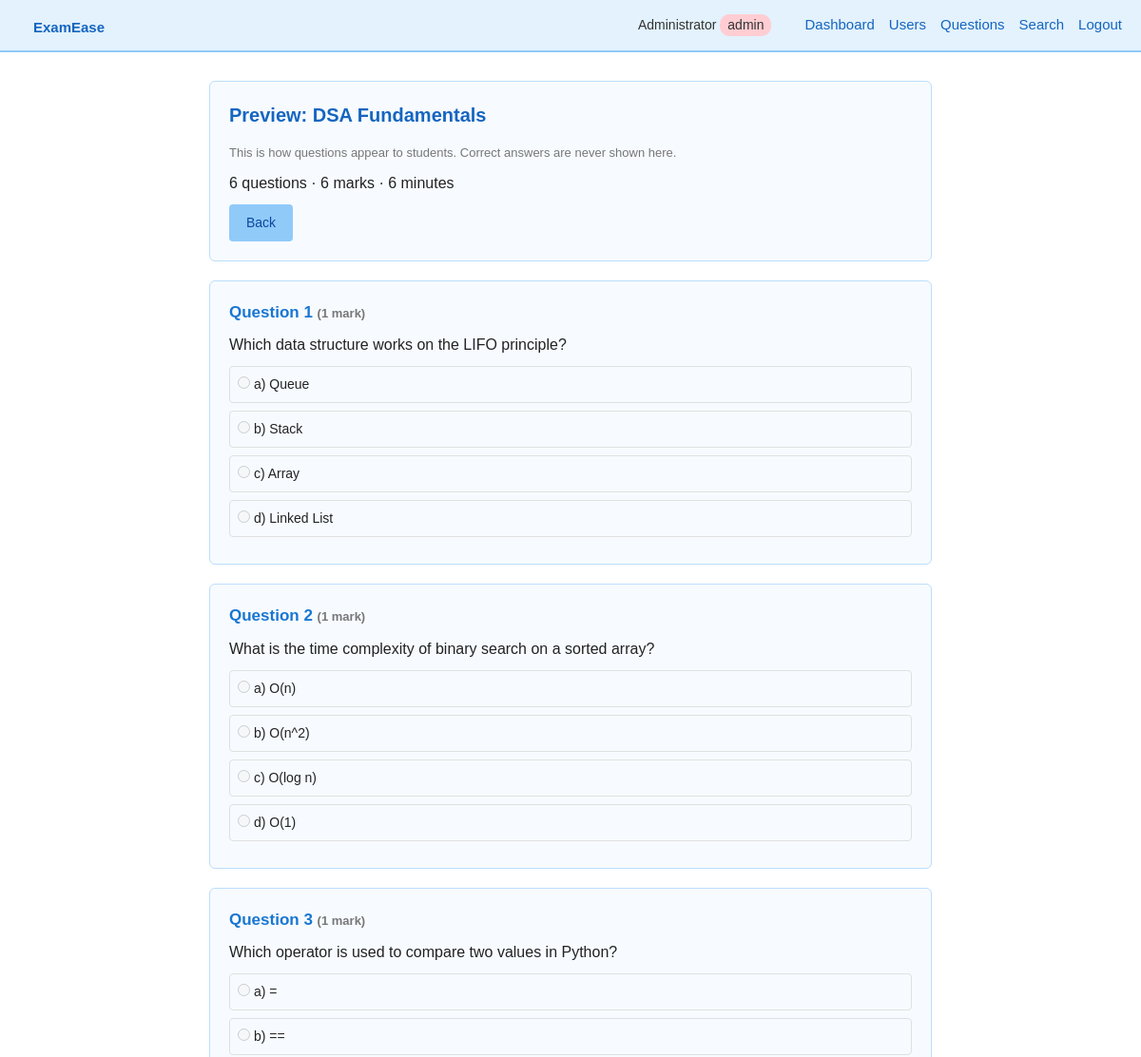
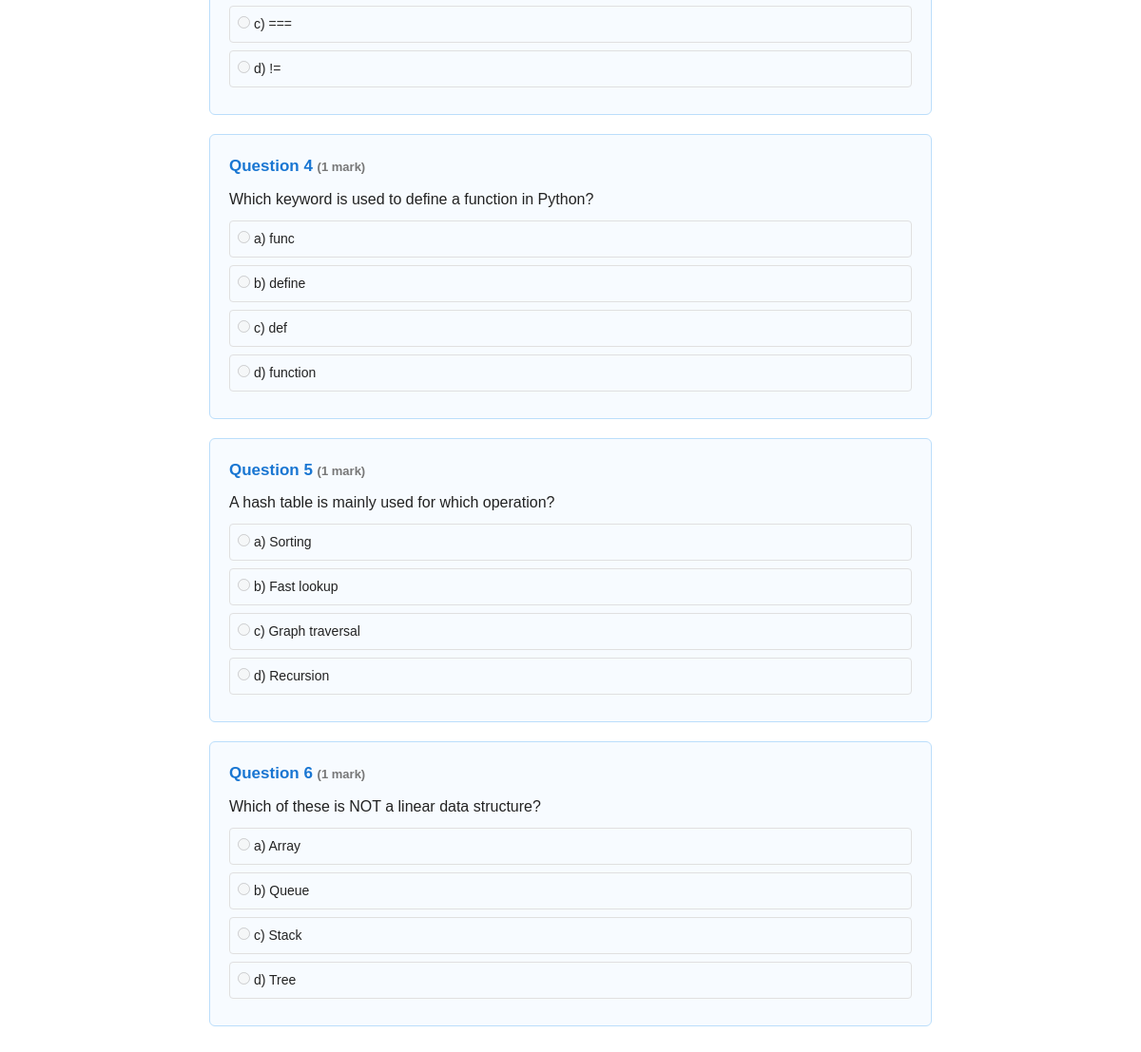
The app's page /exams/1/preview (signed in) with its own data (2 pictures, top to bottom).
### tables this page shows
CREATE TABLE students (
            id INTEGER PRIMARY KEY AUTOINCREMENT,
            name TEXT NOT NULL,
            reg_no TEXT NOT NULL UNIQUE,
            password TEXT NOT NULL
        , role TEXT NOT NULL DEFAULT 'student');

CREATE TABLE exams (
            id INTEGER PRIMARY KEY AUTOINCREMENT,
            title TEXT NOT NULL,
            description TEXT NOT NULL DEFAULT '',
            instructions TEXT NOT NULL DEFAULT '',
            subject TEXT NOT NULL DEFAULT '',
            duration_minutes INTEGER NOT NULL DEFAULT 30,
            start_time TEXT,
            end_time TEXT,
            status TEXT NOT NULL DEFAULT 'draft',
            results_released INTEGER NOT NULL DEFAULT 0,
            created_by INTEGER NOT NULL,
            created_at TEXT NOT NULL,
            published_at TEXT
        );

CREATE TABLE exam_questions (
            id INTEGER PRIMARY KEY AUTOINCREMENT,
            exam_id INTEGER NOT NULL,
            source_question_id INTEGER,
            position INTEGER NOT NULL DEFAULT 0,
            question TEXT NOT NULL,
            option_a TEXT NOT NULL,
            option_b TEXT NOT NULL,
            option_c TEXT NOT NULL,
            option_d TEXT NOT NULL,
            correct_option TEXT NOT NULL,
            marks INTEGER NOT NULL DEFAULT 1,
            topic TEXT NOT NULL DEFAULT '',
            difficulty TEXT NOT NULL DEFAULT 'medium',
            explanation TEXT NOT NULL DEFAULT '',
            FOREIGN KEY (exam_id) REFERENCES exams(id)
        );

### app.py (the view)
@app.route("/exams/<int:exam_id>/preview")
@staff_required
def exam_preview(exam_id):
    exam = load_exam_for_manage(exam_id)
    return render_template("exam_preview.html", exam=exam,
                           questions=db.get_exam_questions_for_student(exam_id))

### app.py (called while the page is built, shortened)
@app.before_request
def load_user_and_check_csrf():
    if request.endpoint == "static":
        return None
    g.user = None
    uid = session.get("student_id")
    if uid is not None:
        row = db.get_student_by_id(uid)
        if row is None:
            session.clear()
        else:
            g.user = {"id": row["id"], "name": row["name"],
                      "reg_no": row["reg_no"], "role": row["role"]}
    return None

@app.context_processor
def inject_globals():
    return {"user": g.get("user"), "csrf_token": csrf_token, "PASS_PERCENT": PASS_PERCENT}

def roles_required(*roles):
    def decorator(view):
        @wraps(view)
        def wrapped(*args, **kwargs):
            if g.user is None:
                if request.is_json:
                    return jsonify(ok=False, success=False, error="Please log in."), 401
                flash("Please log in to continue.", "error")
                return redirect(url_for("login"))
            if g.user["role"] not in roles:
                if request.is_json:
                    return jsonify(ok=False, success=False, error="Not allowed."), 403
                flash("You do not have permission to open that page.", "error")
                return redirect(home_for(g.user["role"]))
            return view(*args, **kwargs)
        return wrapped
    return decorator

def load_exam_for_manage(exam_id):
    exam = db.get_exam(exam_id)
    if exam is None:
        abort(404)
    if g.user["role"] != "admin" and exam["created_by"] != g.user["id"]:
        abort(403)
    return exam

### database.py (called while the page is built)
def get_connection():
    conn = sqlite3.connect(DB_PATH)
    conn.row_factory = sqlite3.Row
    return conn

def get_student_by_id(student_id):
    conn = get_connection()
    cur = conn.cursor()
    cur.execute("SELECT * FROM students WHERE id = ?", (student_id,))
    row = cur.fetchone()
    conn.close()
    if row is None:
        return None
    return dict(row)

def _all(sql, params=()):
    conn = get_connection()
    rows = conn.execute(sql, params).fetchall()
    conn.close()
    return [dict(r) for r in rows]

def _one(sql, params=()):
    rows = _all(sql, params)
    return rows[0] if rows else None

def get_exam(exam_id):
    return _one("SELECT * FROM exams WHERE id = ?", (exam_id,))

def get_exam_questions_for_student(exam_id):
    return _all(
        """SELECT id, question, option_a, option_b, option_c, option_d, marks
           FROM exam_questions WHERE exam_id = ? ORDER BY position, id""",
        (exam_id,),
    )

### templates/exam_preview.html (shortened to what this page needs)
{% extends "base.html" %}
{% block content %}
  <div class="card">
    <h2>Preview: {{ exam.title }}</h2>
    <p class="muted">This is how questions appear to students. Correct answers are never shown here.</p>
    <p>{{ questions|length }} questions &middot; {{ questions|sum(attribute='marks') }} marks &middot; {{ exam.duration_minutes }} minutes</p>
    <a class="btn btn-secondary" href="{{ url_for('exam_manage', exam_id=exam.id) }}">Back</a>
  </div>
  {% for q in questions %}
  <div class="card">
    <h3>Question {{ loop.index }} <small class="muted">({{ q.marks }} mark{{ 's' if q.marks != 1 }})</small></h3>
    <p style="white-space:pre-wrap;">{{ q.question }}</p>
    <div class="options">
      {% for l in ['a','b','c','d'] %}<label><input type="radio" disabled> {{ l }}) {{ q['option_' + l] }}</label>{% endfor %}
    </div>
  </div>
  {% else %}<div class="card"><p class="empty">No questions yet.</p></div>{% endfor %}
{% endblock %}

### templates/base.html (shortened to what this page needs)
<!DOCTYPE html>
<html lang="en">
<head>
  <link rel="stylesheet" href="{{ url_for('static', filename='style.css') }}">
</head>
<body>
  <div class="navbar">
    <h1><a href="{{ url_for('index') }}" style="text-decoration:none; color:#1565c0;">ExamEase</a></h1>
    <div class="nav-right">
      {% if user %}
        <span>{{ user.name }} <span class="badge badge-{{ user.role }}">{{ user.role }}</span></span>
        {% if user.role == 'student' %}
          <a href="{{ url_for('dashboard') }}">Dashboard</a>
        {% elif user.role == 'teacher' %}
          <a href="{{ url_for('teacher_dashboard') }}">Dashboard</a>
          <a href="{{ url_for('question_list') }}">Question Bank</a>
          <a href="{{ url_for('exam_new') }}">New Exam</a>
          <a href="{{ url_for('search') }}">Search</a>
        {% else %}
          <a href="{{ url_for('admin_dashboard') }}">Dashboard</a>
          <a href="{{ url_for('admin_users') }}">Users</a>
          <a href="{{ url_for('question_list') }}">Questions</a>
          <a href="{{ url_for('search') }}">Search</a>
        {% endif %}
        <a href="{{ url_for('logout') }}">Logout</a>
      {% else %}
        <a href="{{ url_for('login') }}">Login</a>
        <a href="{{ url_for('register') }}">Register</a>
      {% endif %}
    </div>
  </div>
  <div class="container">
    {% block content %}{% endblock %}
  </div>
</body>
</html>

### static/style.css (style rules this page uses)
* { box-sizing: border-box; margin: 0; padding: 0; }
body { font-family: Arial, Helvetica, sans-serif; background-color: #ffffff; color: #222; line-height: 1.5; }
.navbar { background-color: #e3f2fd; border-bottom: 2px solid #90caf9; padding: 10px 20px; display: flex; align-items: center; justify-content: space-between; }
.navbar h1 { font-size: 22px; color: #1565c0; }
.navbar a { margin-left: 15px; text-decoration: none; color: #1565c0; font-size: 15px; }
.nav-right { display: flex; align-items: center; }
.nav-right span { margin-right: 10px; font-size: 14px; color: #333; }
.container { max-width: 800px; margin: 30px auto; padding: 0 20px; }
.card { background-color: #f7fbff; border: 1px solid #bbdefb; border-radius: 6px; padding: 20px; margin-bottom: 20px; }
h2 { color: #1565c0; margin-bottom: 15px; font-size: 20px; }
h3 { color: #1976d2; margin-bottom: 10px; font-size: 17px; }
p { margin-bottom: 10px; }
label { display: block; margin-bottom: 4px; font-weight: bold; font-size: 14px; }
.btn { display: inline-block; background-color: #1976d2; color: white; border: none; padding: 9px 18px; border-radius: 4px; cursor: pointer; font-size: 14px; text-decoration: none; margin-right: 6px; }
.btn-secondary { background-color: #90caf9; color: #0d47a1; }
.options label { display: block; font-weight: normal; padding: 8px; border: 1px solid #e0e0e0; border-radius: 4px; margin-bottom: 8px; cursor: pointer; }
.nav-right { flex-wrap: wrap; justify-content: flex-end; }
.muted { color: #777; font-size: 13px; }
.badge { display: inline-block; padding: 1px 8px; border-radius: 10px; font-size: 12px; background: #e0e0e0; color: #333; }
.badge-admin, .badge-hard, .badge-wrong { background: #ffcdd2; color: #b71c1c; }

### records on screen
students: name "Administrator", role "admin"
exams: title "DSA Fundamentals", duration_minutes "6"
exam_questions: marks "1", question "Which data structure works on the LIFO principle?", l "a" "b" "c" "d", option_a "Queue" "Stack" "Array" "Linked List"
exam_questions: marks "1", question "What is the time complexity of binary search on a sorted array?", l "a" "b" "c" "d", option_a "O(n)" "O(n^2)" "O(log n)" "O(1)"
exam_questions: marks "1", question "Which operator is used to compare two values in Python?", l "a" "b" "c" "d", option_a "=" "==" "===" "!="
exam_questions: marks "1", question "Which keyword is used to define a function in Python?", l "a" "b" "c" "d", option_a "func" "define" "def" "function"
exam_questions: marks "1", question "A hash table is mainly used for which operation?", l "a" "b" "c" "d", option_a "Sorting" "Fast lookup" "Graph traversal" "Recursion"
exam_questions: marks "1", question "Which of these is NOT a linear data structure?", l "a" "b" "c" "d", option_a "Array" "Queue" "Stack" "Tree"

### other values on screen
{{ questions|length }} "6"
{{ questions|sum(attribute='marks') }} "6"
